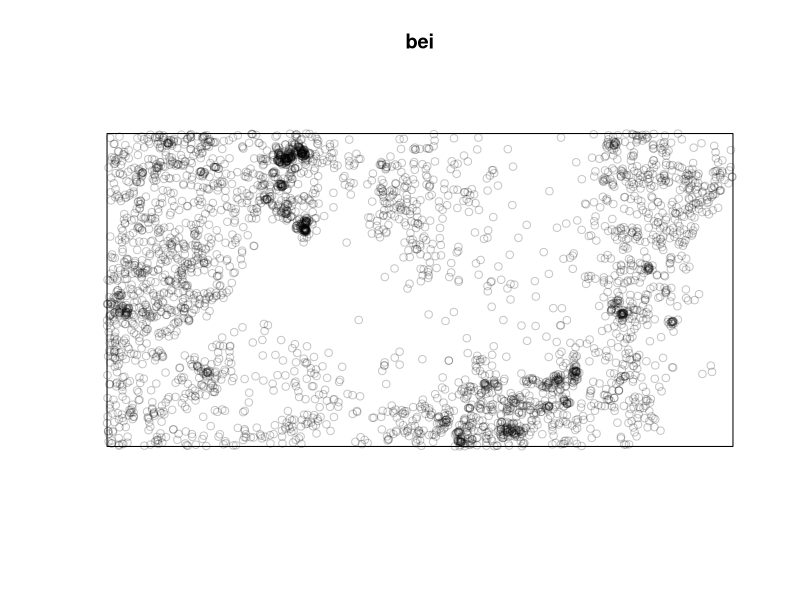
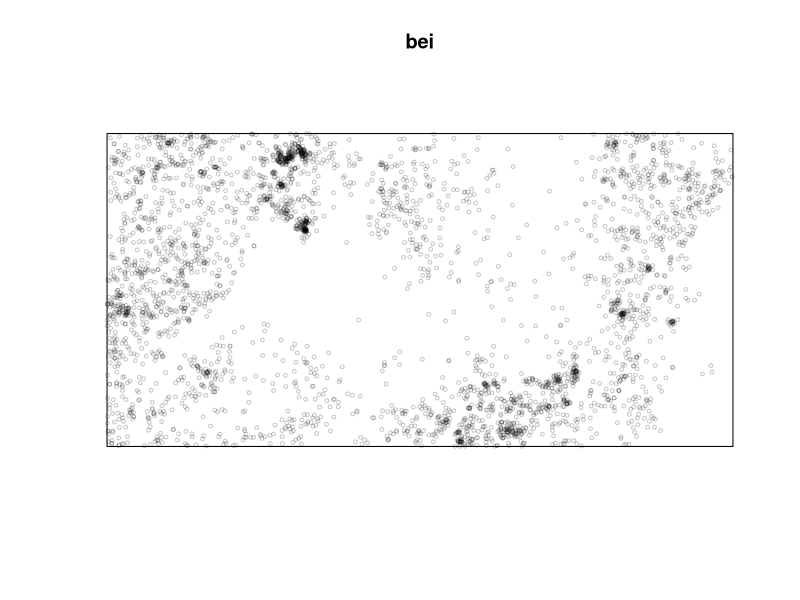
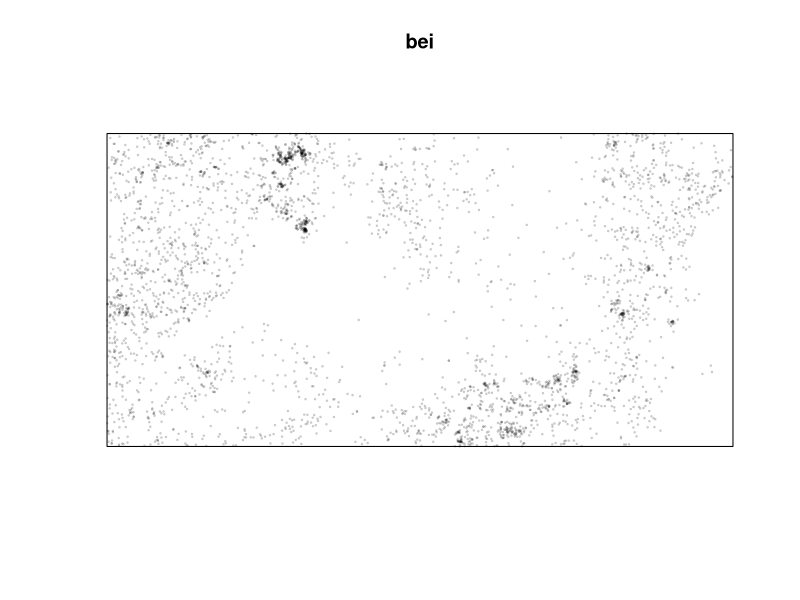
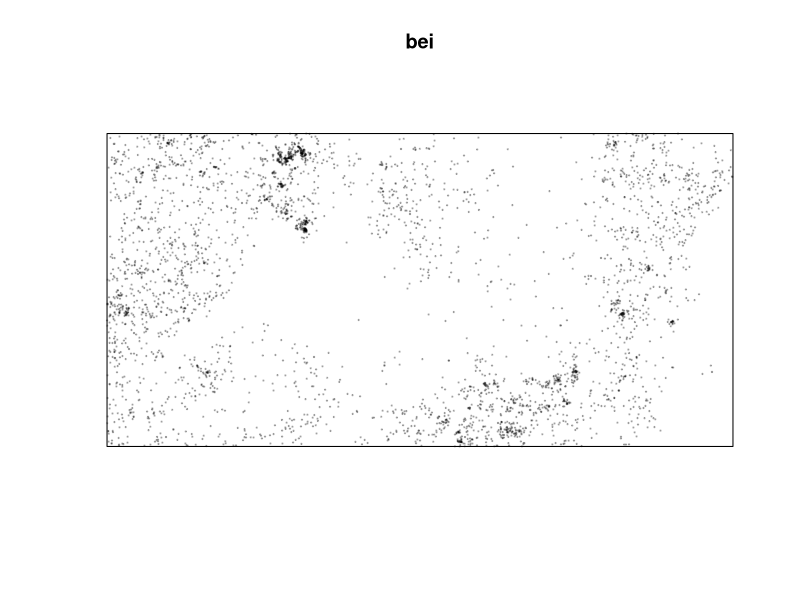
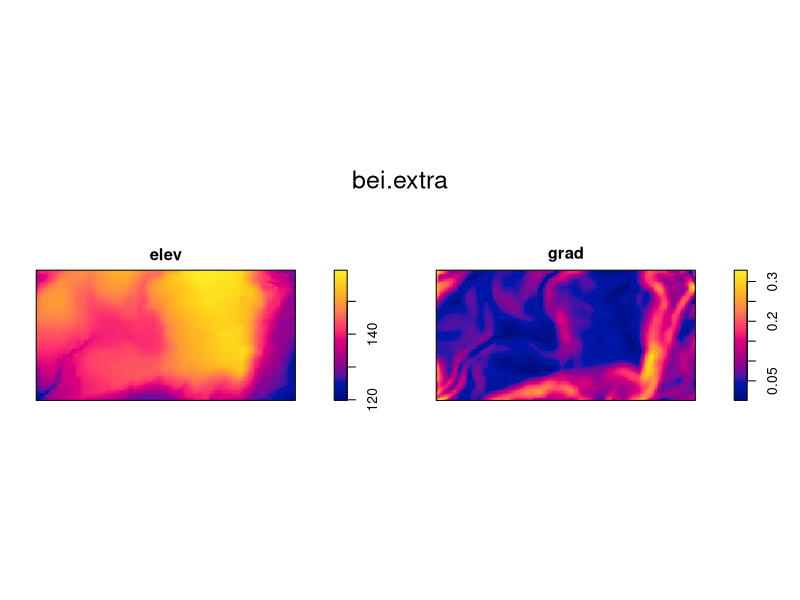
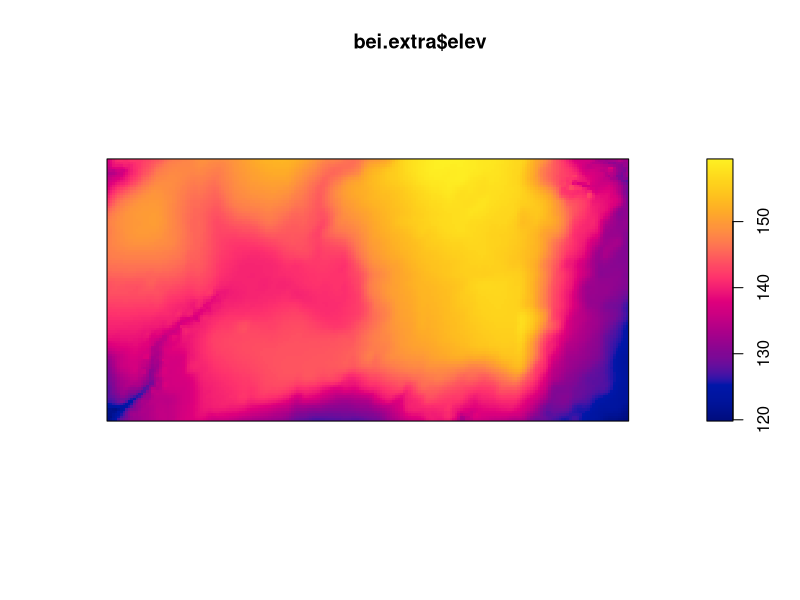
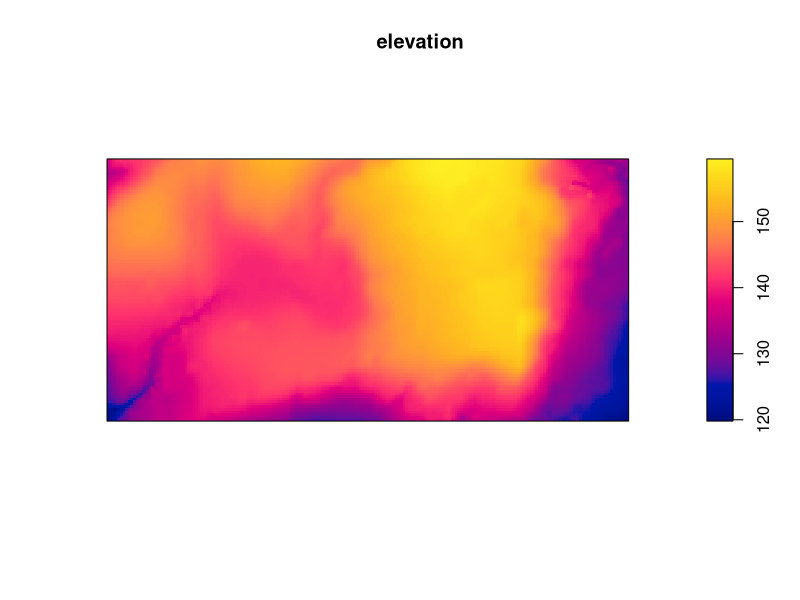
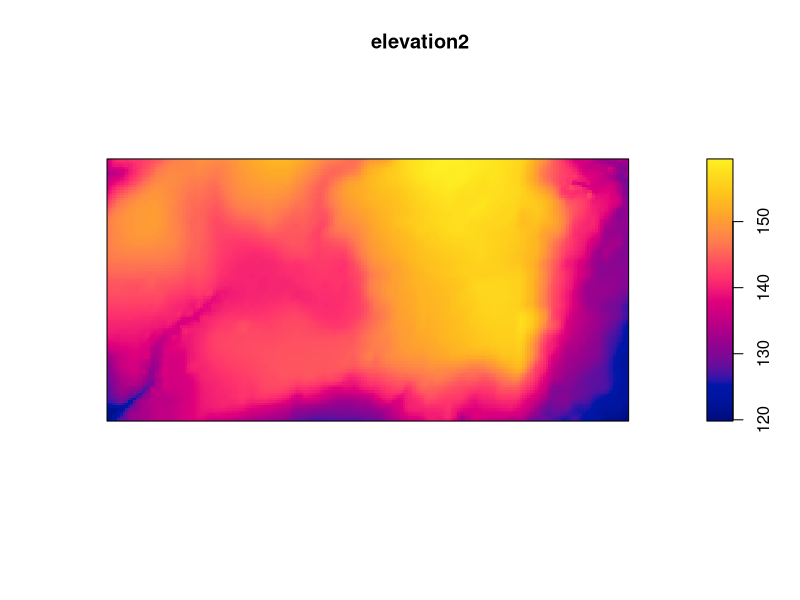

The R script that drew these images, in order:
# Code related to population ecology 

# A package is needed for point pattern analysis 
# install from outside source 
# To install package from CRAN we need to exit R and use "" 
install.packages ("spatstat")
library(spatstat)

#lets use the bei data:
#data description: link
bei
plot(bei)

#points are too big so we need to change dimensions 
#changing dimension - cex
plot(bei, cex=0.5)   #decreasing by 0.5
plot(bei, cex=0.2)

#changing the symbol - pch (19 is filled points)
plot (bei, cex=0.2, pch=19)

#additional datasets 
bei.extra
plot(bei.extra)   # two maps - raster file
                  #one is elevation, and one is called grad
                  # we only need elevation, so only one element of the dataset

#let's use only part of the dataset: elev
bei.extra$elev         #linking elevation to the dataset 
plot(bei.extra$elev)   #it will plot only elevation
# $ is linking just elevation to the dataset

elevation <- bei.extra$elev
plot(elevation)

bei.extra   #elevation was the first element among the two

#second method to select elements 
elevation2 <- bei.extra [[1]] #selecting first element and assign it to a variable
plot(elevation2)
